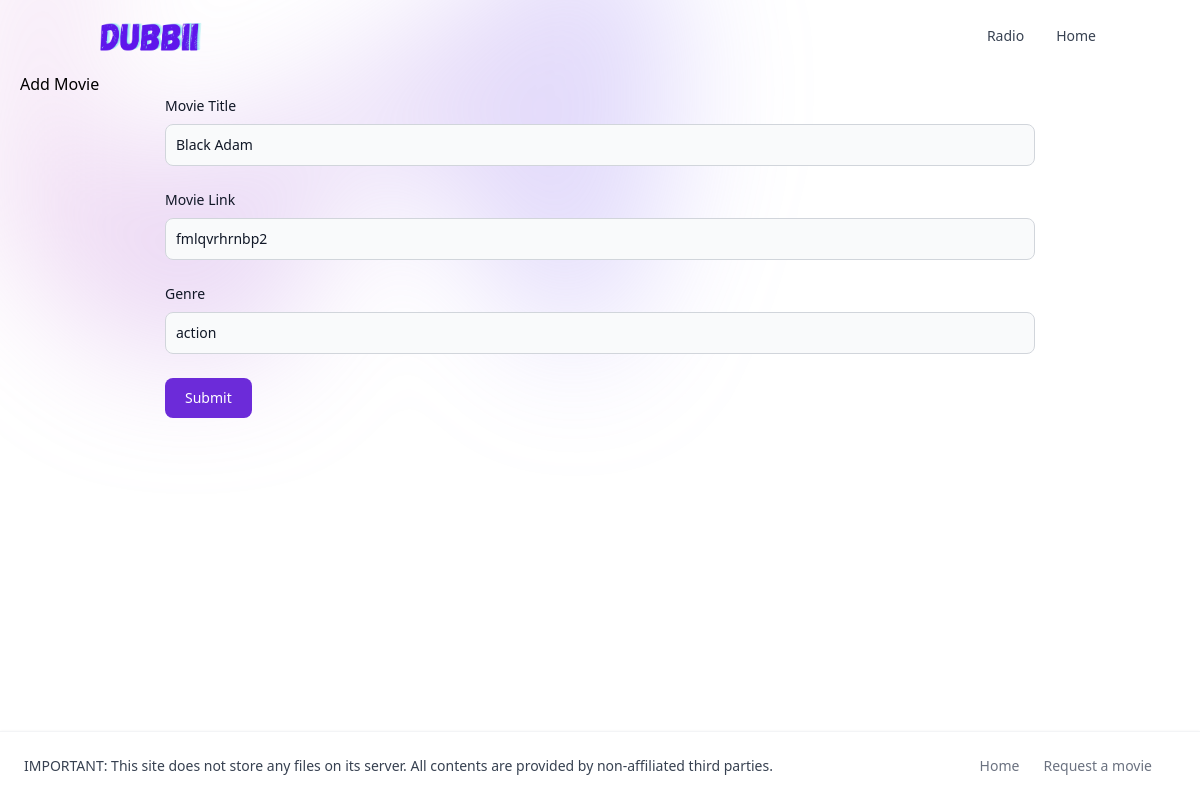
The page /movies/1/edit on the database its author committed.
### tables this page shows
CREATE TABLE movies (
    id INTEGER PRIMARY KEY AUTOINCREMENT,
    created TIMESTAMP NOT NULL DEFAULT CURRENT_TIMESTAMP,
    title TEXT NOT NULL,
    link TEXT NOT NULL,
    quality TEXT NOT NULL,
    genre TEXT NOT NULL
);

### app.py (the view, shortened to what this page needs)
@app.route('/movies/<int:id>/edit', methods=['POST', 'GET'])
def edit(id):
    movie = get_movie(id)
    return render_template('edit.html', movie=movie)

### app.py (called while the page is built)
def get_db_connection():
    conn = sqlite3.connect("database.sqlite")
    conn.row_factory = sqlite3.Row
    return conn

def get_movie(movie_id):
    conn = get_db_connection()
    movie = conn.execute("SELECT * FROM movies WHERE id = ?",
                         (movie_id,)).fetchone()
    conn.close()
    if movie is None:
        abort(404)
    return movie

### templates/edit.html
{% extends 'base.html' %}
{% block content %}
<h1>{% block title %} Add Movie {% endblock %}</h1>
<form method="post" class="w-3/4 mx-auto">
  <div class="mb-6">
    <label for="title" class="block mb-2 text-sm font-medium text-gray-900 dark:text-white">Movie Title</label>
    <input type="text" id="title" name="title" value="{{ request.form['title'] or movie['title'] }}"
      class="bg-gray-50 border border-gray-300 text-gray-900 text-sm rounded-lg focus:ring-purple-500 focus:border-purple-500 block w-full p-2.5 dark:bg-gray-700 dark:border-gray-600 dark:placeholder-gray-400 dark:text-white dark:focus:ring-purple-500 dark:focus:border-purple-500"
      placeholder="Black Panther" required>
  </div>
  <div class="mb-6">
    <label for="link" class="block mb-2 text-sm font-medium text-gray-900 dark:text-white">Movie Link</label>
    <input type="text" id="link" name="link" value="{{ request.form['link'] or movie['link'] }}"
      class="bg-gray-50 border border-gray-300 text-gray-900 text-sm rounded-lg focus:ring-purple-500 focus:border-purple-500 block w-full p-2.5 dark:bg-gray-700 dark:border-gray-600 dark:placeholder-gray-400 dark:text-white dark:focus:ring-purple-500 dark:focus:border-purple-500"
      required>
  </div>
  <div class="mb-6">
    <label for="genre" class="block mb-2 text-sm font-medium text-gray-900 dark:text-white">Genre</label>
    <input type="text" id="genre" name="genre" value="{{ request.form['genre'] or movie['genre'] }}"
      class="bg-gray-50 border border-gray-300 text-gray-900 text-sm rounded-lg focus:ring-purple-500 focus:border-purple-500 block w-full p-2.5 dark:bg-gray-700 dark:border-gray-600 dark:placeholder-gray-400 dark:text-white dark:focus:ring-purple-500 dark:focus:border-purple-500"
      required>
  </div>
  <button type="submit"
    class="text-white bg-purple-700 hover:bg-purple-800 focus:ring-4 focus:outline-none focus:ring-purple-300 font-medium rounded-lg text-sm w-full sm:w-auto px-5 py-2.5 text-center dark:bg-purple-600 dark:hover:bg-purple-700 dark:focus:ring-purple-800">Submit</button>
</form>
{% endblock %}

### rows shown on the page
movies: title "Black Adam", link "fmlqvrhrnbp2", genre "action"
